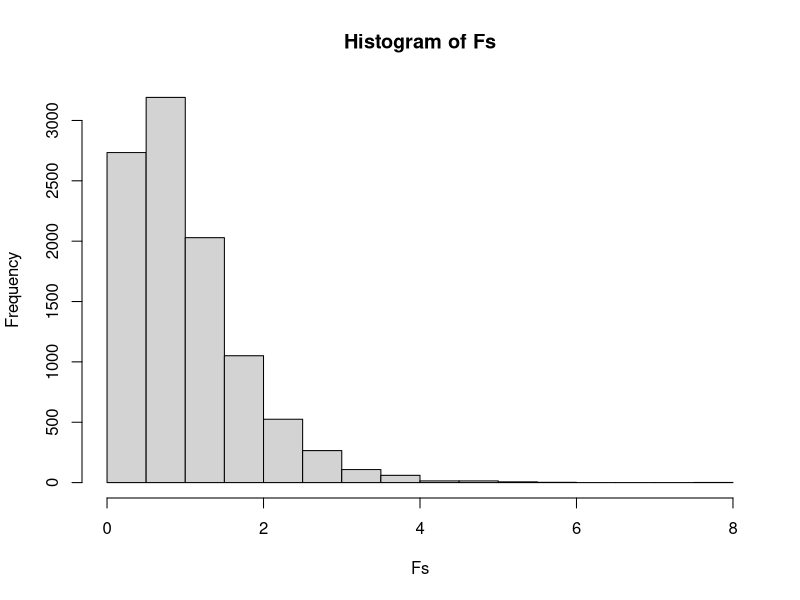
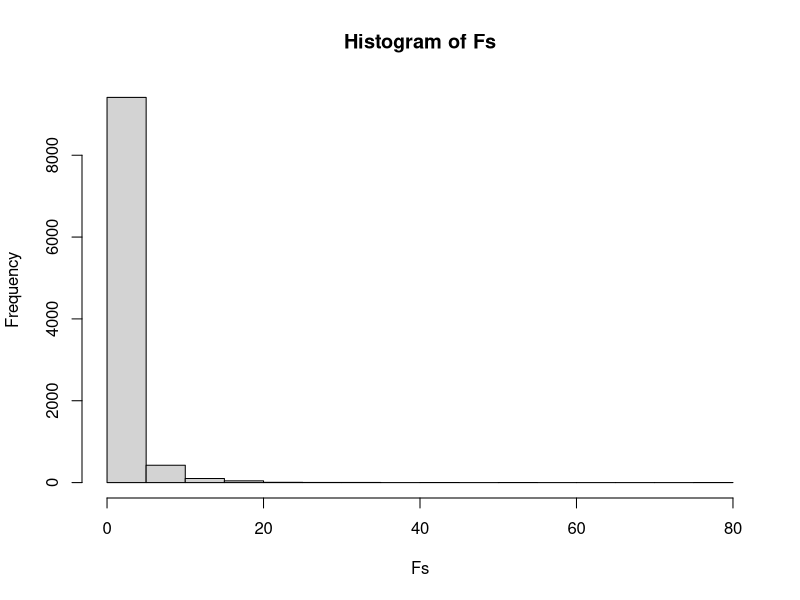

These figures' R source, in order:
## ---- chunk 1
setwd("C:/Users/aidan/IdeaProjects/DataScience/data")
knitr::opts_knit$set(root.dir = "C:/Users/aidan/IdeaProjects/DataScience/data")
flies.df <- read.csv("FruitFlies.csv", header = T, stringsAsFactors = T)
attach(flies.df)
N <- 10000
maxF <- -1
Fs <- as.numeric(0)
pVals <- as.numeric(0)
for (i in 1:N) {
  sampled <- sample(Longevity)
  aov <- aov(sampled ~ Treatment)
  if (summary(aov)[[1]][1, 4] > maxF) {
    maxF <- summary(aov)[[1]][1, 4]
  }
  Fs[i] <- summary(aov)[[1]][1, 4]
  pVals[i] <- summary(aov)[[1]][1, 5]
}
hist(Fs)
numAbove <- sum(Fs >= 13.62)
maxF
## ---- chunk 2
pigs.df <- read.csv("PigFeed.csv", header = T, stringsAsFactors = T)
attach(pigs.df)
N <- 10000
originalSummary <- summary(aov(WgtGain ~ B12 + Antibiotics))
originalSummary
origF <- originalSummary[[1]][1, 4]
maxF <- -1
Fs <- as.numeric(0)
pVals <- as.numeric(0)
for (i in 1:N) {
  sampled <- sample(WgtGain)
  aov <- aov(sampled ~ B12 + Antibiotics)
  if (summary(aov)[[1]][1, 4] > maxF) {
    maxF <- summary(aov)[[1]][1, 4]
  }
  Fs[i] <- summary(aov)[[1]][1, 4]
  pVals[i] <- summary(aov)[[1]][1, 5]
}
hist(Fs)
numAbove <- sum(Fs >= origF)
numAbove/10000
estimP <- numAbove/N
maxF
